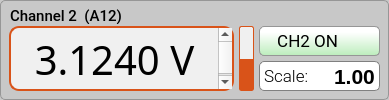
          <widget class="QGroupBox" name="groupBox_ch2">
           <property name="minimumSize">
            <size>
             <width>370</width>
             <height>100</height>
            </size>
           </property>
           <property name="maximumSize">
            <size>
             <width>16777215</width>
             <height>150</height>
            </size>
           </property>
           <property name="font">
            <font>
             <family>Roboto Medium</family>
             <pointsize>11</pointsize>
            </font>
           </property>
           <property name="styleSheet">
            <string notr="true">QGroupBox {background-color: rgb(200,200,200);border: 1px solid rgb(150,150,150); border-radius: 5px;  margin-top: 0.5em;}; 
QGroupBox::title {subcontrol-origin: margin;left: 10px;padding: 0 3px 0 3px;}</string>
           </property>
           <property name="title">
            <string/>
           </property>
           <widget class="QTextBrowser" name="textBrowser_ch2">
            <property name="enabled">
             <bool>true</bool>
            </property>
            <property name="geometry">
             <rect>
              <x>9</x>
              <y>26</y>
              <width>225</width>
              <height>65</height>
             </rect>
            </property>
            <property name="sizePolicy">
             <sizepolicy hsizetype="Preferred" vsizetype="Preferred">
              <horstretch>0</horstretch>
              <verstretch>0</verstretch>
             </sizepolicy>
            </property>
            <property name="maximumSize">
             <size>
              <width>225</width>
              <height>65</height>
             </size>
            </property>
            <property name="font">
             <font>
              <family>Roboto Mono Medium</family>
              <pointsize>30</pointsize>
              <weight>62</weight>
              <italic>false</italic>
              <bold>true</bold>
             </font>
            </property>
            <property name="cursor" stdset="0">
             <cursorShape>IBeamCursor</cursorShape>
            </property>
            <property name="styleSheet">
             <string notr="true">QTextBrowser {
	background-color: rgba(240,240,240, 1.0);border: 2px solid; border-radius:10px;
	text-align:center;font-family:'Roboto Mono Medium'; font-size:30pt; font-weight:500;
	border-color: #D95319;
}

QTextBrowser:disabled {
	color:gray;
	background-color: transparent;
	border: 1px solid gray; border-radius:10px;
	text-align:center;font-family:'Roboto Mono Medium'; font-size:30pt; font-weight:500;
}</string>
            </property>
            <property name="html">
             <string>&lt;!DOCTYPE HTML PUBLIC &quot;-//W3C//DTD HTML 4.0//EN&quot; &quot;http://www.w3.org/TR/REC-html40/strict.dtd&quot;&gt;
&lt;html&gt;&lt;head&gt;&lt;meta name=&quot;qrichtext&quot; content=&quot;1&quot; /&gt;&lt;style type=&quot;text/css&quot;&gt;
p, li { white-space: pre-wrap; }
&lt;/style&gt;&lt;/head&gt;&lt;body style=&quot; font-family:'Roboto Mono Medium'; font-size:30pt; font-weight:496; font-style:normal;&quot;&gt;
&lt;p align=&quot;center&quot; style=&quot; margin-top:0px; margin-bottom:0px; margin-left:0px; margin-right:0px; -qt-block-indent:0; text-indent:0px;&quot;&gt;&lt;span style=&quot; font-family:'Roboto Mono Medium','Roboto Mono Medium';&quot;&gt;3.1240 V&lt;/span&gt;&lt;/p&gt;&lt;/body&gt;&lt;/html&gt;</string>
            </property>
           </widget>
           <widget class="QDoubleSpinBox" name="doubleSpinBox_gain2">
            <property name="enabled">
             <bool>true</bool>
            </property>
            <property name="geometry">
             <rect>
              <x>259</x>
              <y>61</y>
              <width>121</width>
              <height>30</height>
             </rect>
            </property>
            <property name="minimumSize">
             <size>
              <width>121</width>
              <height>0</height>
             </size>
            </property>
            <property name="maximumSize">
             <size>
              <width>120</width>
              <height>16777215</height>
             </size>
            </property>
            <property name="styleSheet">
             <string notr="true">QDoubleSpinBox { background-color: rgba(255,255,255, 1.0);border: 1px solid gray; border-radius:5px;
				   text-align:right;font-family:'Roboto Mono Medium','Roboto'; font-size:16pt; font-weight:500;  }

QDoubleSpinBox::up-button { height:22px; width: 30px; border: 0px;
									 image: url(:/main/resources/img/arrow_up4.png); }

QDoubleSpinBox::down-button { height:22px; width: 30px; border: 0px;
										  image: url(:/main/resources/img/arrow_down4.png); }

QDoubleSpinBox::up-button:hover { 
	image: url(:/main/resources/img/arrow_up4b.png);
}

QDoubleSpinBox::down-button:hover {
	image: url(:/main/resources/img/arrow_down4b.png);
 }

QDoubleSpinBox:disabled { background-color: rgba(240,240,240, 1.0); border: 1px transparent; border-radius:5px;
                                          text-align:right;font-family:'Roboto Mono Medium','Roboto'; font-size:16pt; font-weight:500; }

QDoubleSpinBox::up-button:disabled { height:22px; width: 30px; border: 0px; image: url(:/main/resources/img/arrow_up2.png); }

QDoubleSpinBox::down-button:disabled { height:22px; width: 30px; border: 0px; image: url(:/main/resources/img/arrow_down2.png); }
</string>
            </property>
            <property name="wrapping">
             <bool>false</bool>
            </property>
            <property name="frame">
             <bool>true</bool>
            </property>
            <property name="alignment">
             <set>Qt::AlignRight|Qt::AlignTrailing|Qt::AlignVCenter</set>
            </property>
            <property name="buttonSymbols">
             <enum>QAbstractSpinBox::NoButtons</enum>
            </property>
            <property name="accelerated">
             <bool>false</bool>
            </property>
            <property name="keyboardTracking">
             <bool>false</bool>
            </property>
            <property name="showGroupSeparator" stdset="0">
             <bool>false</bool>
            </property>
            <property name="prefix">
             <string/>
            </property>
            <property name="decimals">
             <number>2</number>
            </property>
            <property name="minimum">
             <double>-9.900000000000000</double>
            </property>
            <property name="value">
             <double>1.000000000000000</double>
            </property>
           </widget>
           <widget class="QLabel" name="label_6">
            <property name="geometry">
             <rect>
              <x>264</x>
              <y>65</y>
              <width>45</width>
              <height>23</height>
             </rect>
            </property>
            <property name="font">
             <font>
              <family>Roboto Light</family>
              <pointsize>13</pointsize>
              <weight>50</weight>
              <bold>false</bold>
             </font>
            </property>
            <property name="text">
             <string>Scale:</string>
            </property>
           </widget>
           <widget class="QPushButton" name="pushButton_disable2">
            <property name="geometry">
             <rect>
              <x>259</x>
              <y>26</y>
              <width>121</width>
              <height>30</height>
             </rect>
            </property>
            <property name="font">
             <font>
              <family>Roboto</family>
              <pointsize>13</pointsize>
             </font>
            </property>
            <property name="styleSheet">
             <string notr="true">QPushButton {    
    padding: 0.2em 0.2em 0.3em 0.2em;
    border: 1px solid rgb(150, 150, 150);
	border-radius: 5px;
    background: qlineargradient(x1:0, y1:0, x2:0, y2:2, stop:0 #FFFFFF, stop:0.1 #FFFFFF, stop:1  #69D769);
    color: black;
	text-align:left;
	padding-left:13px;
}

QPushButton:hover:!pressed
{
	border: 1px solid rgb(150, 150, 150);
	border-radius: 5px;
 	background: #FFFFFF;
	color:#2f836a;
}

QPushButton:pressed
{
	border: 2px solid rgb(150, 150, 150);
	border-radius: 5px;
 	background: #AAAAAA;
	color:white;
}


QPushButton:disabled { border: 1px solid rgb(180, 180, 180); color: gray; 
                                       background: qlineargradient(x1:0, y1:0, x2:0, y2:2, stop:0 #CCCCCC , stop:0.1 #EEEEEE , stop:1 #BBBBBB ); }</string>
            </property>
            <property name="text">
             <string> CH2 ON  </string>
            </property>
            <property name="icon">
             <iconset resource="resources.qrc">
              <normaloff>:/main/resources/img/power-off-green3.png</normaloff>
              <disabledoff>:/main/resources/img/power-off-green3.png</disabledoff>:/main/resources/img/power-off-green3.png</iconset>
            </property>
            <property name="iconSize">
             <size>
              <width>23</width>
              <height>22</height>
             </size>
            </property>
           </widget>
           <widget class="QPushButton" name="pushButton_enable2">
            <property name="geometry">
             <rect>
              <x>259</x>
              <y>26</y>
              <width>121</width>
              <height>30</height>
             </rect>
            </property>
            <property name="font">
             <font>
              <family>Roboto</family>
              <pointsize>13</pointsize>
             </font>
            </property>
            <property name="styleSheet">
             <string notr="true">QPushButton {    
    padding: 0.2em 0.2em 0.3em 0.2em;
    border: 1px solid rgb(150, 150, 150);
	border-radius: 5px;
    background: qlineargradient(x1:0, y1:0, x2:0, y2:2, stop:0 #FFFFFF, stop:0.1 #FFFFFF, stop:1  #7B7B7B);
    color: black;
	text-align:left;
	padding-left:13px;
}

QPushButton:hover:!pressed
{
	border: 1px solid rgb(150, 150, 150);
	border-radius: 5px;
 	background: #FFFFFF;
	color:#2f836a;
}

QPushButton:pressed
{
	border: 2px solid rgb(150, 150, 150);
	border-radius: 5px;
 	background: #AAAAAA;
	color:white;
}

QPushButton:disabled { border: 1px solid rgb(180, 180, 180); color: gray; 
                                       background: qlineargradient(x1:0, y1:0, x2:0, y2:2, stop:0 #CCCCCC , stop:0.1 #EEEEEE , stop:1 #BBBBBB ); }</string>
            </property>
            <property name="text">
             <string> CH2 OFF</string>
            </property>
            <property name="icon">
             <iconset resource="resources.qrc">
              <normaloff>:/main/resources/img/power-off-gray2.png</normaloff>:/main/resources/img/power-off-gray2.png</iconset>
            </property>
            <property name="iconSize">
             <size>
              <width>23</width>
              <height>22</height>
             </size>
            </property>
           </widget>
           <widget class="QLabel" name="label_ch2">
            <property name="geometry">
             <rect>
              <x>10</x>
              <y>8</y>
              <width>221</width>
              <height>16</height>
             </rect>
            </property>
            <property name="font">
             <font>
              <family>Roboto Medium</family>
              <pointsize>11</pointsize>
             </font>
            </property>
            <property name="text">
             <string>Channel 2  (A12)</string>
            </property>
           </widget>
           <widget class="QProgressBar" name="progressBar_ch2">
            <property name="enabled">
             <bool>true</bool>
            </property>
            <property name="geometry">
             <rect>
              <x>239</x>
              <y>26</y>
              <width>15</width>
              <height>65</height>
             </rect>
            </property>
            <property name="styleSheet">
             <string notr="true"> QProgressBar {
     border: 1px solid;
	 border-color: #D95319;
     border-radius: 2px;
     background-color:  rgb(240,240,240);
 }

QProgressBar::chunk {
     background-color: #D95319;
 }

QProgressBar::chunk:disabled {
	background-color: gray;
 }

QProgressBar:disabled {
    border-color: gray;
	background-color:  rgb(210,210,210);
 }

</string>
            </property>
            <property name="value">
             <number>50</number>
            </property>
            <property name="textVisible">
             <bool>false</bool>
            </property>
            <property name="orientation">
             <enum>Qt::Vertical</enum>
            </property>
           </widget>
           <zorder>textBrowser_ch2</zorder>
           <zorder>doubleSpinBox_gain2</zorder>
           <zorder>label_6</zorder>
           <zorder>pushButton_enable2</zorder>
           <zorder>pushButton_disable2</zorder>
           <zorder>label_ch2</zorder>
           <zorder>progressBar_ch2</zorder>
          </widget>
